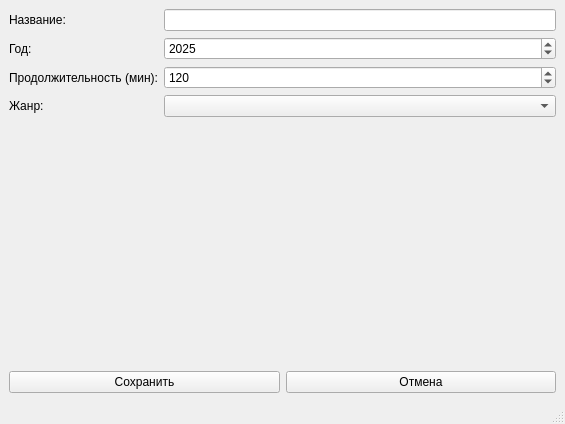
<?xml version="1.0" encoding="UTF-8"?>
<ui version="4.0">
 <class>MainWindow</class>
 <widget class="QMainWindow" name="MainWindow">
  <property name="geometry">
   <rect>
    <x>0</x>
    <y>0</y>
    <width>565</width>
    <height>424</height>
   </rect>
  </property>
  <property name="windowTitle">
   <string>MainWindow</string>
  </property>
  <widget class="QWidget" name="centralwidget">
   <layout class="QVBoxLayout" name="verticalLayout">
    <item>
     <layout class="QFormLayout" name="formLayout">
      <item row="0" column="0">
       <widget class="QLabel" name="label">
        <property name="text">
         <string>Название:</string>
        </property>
       </widget>
      </item>
      <item row="0" column="1">
       <widget class="QLineEdit" name="lineEdit"/>
      </item>
      <item row="1" column="0">
       <widget class="QLabel" name="label_2">
        <property name="text">
         <string>Год:</string>
        </property>
       </widget>
      </item>
      <item row="1" column="1">
       <widget class="QSpinBox" name="spinBox">
        <property name="minimum">
         <number>1895</number>
        </property>
        <property name="maximum">
         <number>2100</number>
        </property>
        <property name="value">
         <number>2025</number>
        </property>
       </widget>
      </item>
      <item row="2" column="0">
       <widget class="QLabel" name="label_3">
        <property name="text">
         <string>Продолжительность (мин):</string>
        </property>
       </widget>
      </item>
      <item row="3" column="0">
       <widget class="QLabel" name="label_4">
        <property name="text">
         <string>Жанр:</string>
        </property>
       </widget>
      </item>
      <item row="3" column="1">
       <widget class="QComboBox" name="comboBox"/>
      </item>
      <item row="2" column="1">
       <widget class="QSpinBox" name="spinBox_2">
        <property name="minimum">
         <number>1</number>
        </property>
        <property name="maximum">
         <number>500</number>
        </property>
        <property name="value">
         <number>120</number>
        </property>
       </widget>
      </item>
     </layout>
    </item>
    <item>
     <layout class="QHBoxLayout" name="horizontalLayout">
      <item>
       <widget class="QPushButton" name="pushButton">
        <property name="text">
         <string>Сохранить</string>
        </property>
       </widget>
      </item>
      <item>
       <widget class="QPushButton" name="pushButton_2">
        <property name="text">
         <string>Отмена</string>
        </property>
       </widget>
      </item>
     </layout>
    </item>
   </layout>
  </widget>
  <widget class="QMenuBar" name="menubar">
   <property name="geometry">
    <rect>
     <x>0</x>
     <y>0</y>
     <width>565</width>
     <height>22</height>
    </rect>
   </property>
  </widget>
  <widget class="QStatusBar" name="statusbar"/>
 </widget>
 <resources/>
 <connections/>
</ui>
